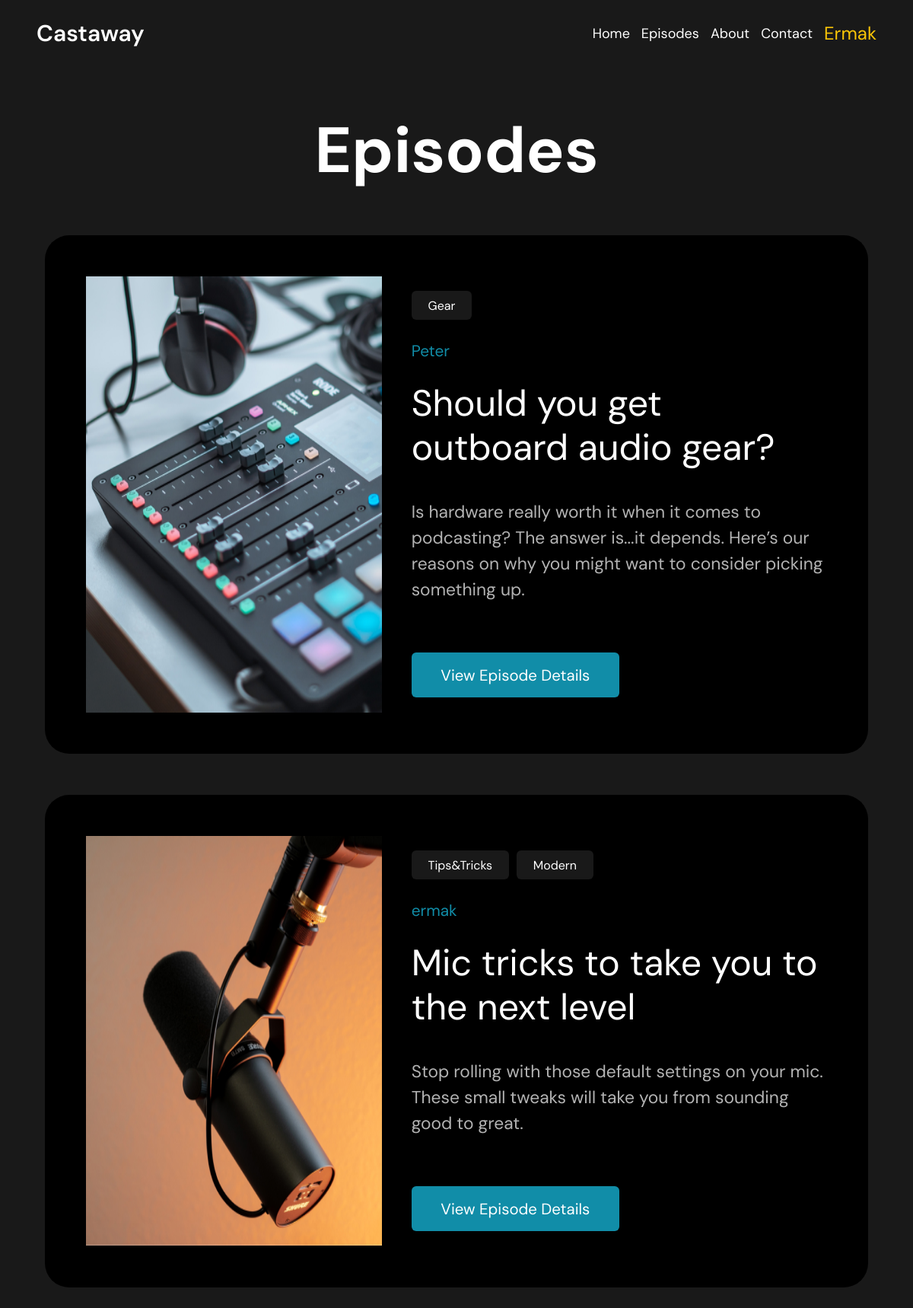
/episodes/ (signed in), run on the app's committed database.
### home/models.py (models this page shows, shortened)
class Episodes(models.Model):
    title = models.CharField(max_length=255)
    slug = models.SlugField(max_length=100, unique=True)
    description = models.CharField(max_length=200)
    content = models.TextField()
    image = models.ImageField()
    tags = models.ManyToManyField('Tags', related_name='tags')
    time_create = models.DateTimeField(auto_now_add=True)
    time_update = models.DateTimeField(auto_now=True)
    author = models.ForeignKey(User, on_delete=models.PROTECT)
    def get_absolute_url(self):
        return reverse('episodes_detail', kwargs={"episode_id": self.pk})
    class Meta:
        verbose_name_plural = 'Episodes'

class Tags(models.Model):
    name = models.CharField(max_length=50)
    slug = models.SlugField(max_length=50, unique=True)
    def get_absolute_url(self):
        return reverse('show_tags', kwargs={"tag_slug": self.slug})
    class Meta:
        verbose_name_plural = 'Tags'

### home/views.py (the view)
# urls.py: path('episodes/', views.show_episodes, name='show_episodes'),
def show_episodes(request):
    episodes = Episodes.objects.all()
    tags = Tags.objects.all()
    return render(request, 'episodes.html', {'episodes': episodes, 'tags': tags})

### home/templates/episodes.html (shortened to what this page needs)
{% extends 'base.html' %}
{% block content %}
<section class="section-2">
    <h1 class="section-2-header">Episodes</h1>
    <div class="episodes">
        <div class="episodes-content">
            {% for ep in episodes %}
            <div class="episodes-content-card">
                <img src="{{ ep.image.url }}" alt="">
                <div class="episodes-content-card-description">
                    <div class="section-2-tags">
                        {% for tag in ep.tags.all %}
                        <a href="{{ tag.get_absolute_url }}">{{ tag.name }}</a>
                        {% endfor %}
                    </div>
                    <p class="ep-num">{{ ep.author }}</p>
                    <h1>{{ ep.title|capfirst }}</h1>
                    <p class="ep-content">{{ ep.description }}</p>
                    <a class="get-absolute-url" href="{{ ep.get_absolute_url }}">
                        <button type="button">View Episode Details</button>
                    </a>
                </div>
            </div>
            {% endfor %}
        </div>
    </div>
</section>
{% endblock %}

### home/templates/base.html (shortened to what this page needs)
<!DOCTYPE html>
{% load static %}
<html lang="en">
<head>
    <link rel="stylesheet" href="{% static 'css/styles.css' %}">
</head>
<body>
<header>
    <div class="headline-menu">
        <a href="{% url 'index' %}" class="castaway">Castaway</a>
        <div class="links-to-main-pages">
            <a href="{% url 'index' %}">Home</a>
            <a href="{% url 'show_episodes' %}">Episodes</a>
            <a href="">About</a>
            <a href="">Contact</a>
            {% if request.user.is_authenticated %}
            <a class="profile-link user-profile-link" href="{% url 'profile' %}">{{ user.username|capfirst }}</a>
            {% else %}
            <a class="profile-link" href="{% url 'login' %}">Log in</a>
            {% endif %}
        </div>
    </div>
</header>
{% block content %}
{% endblock %}
</body>
</html>

### home/static/css/styles.css (style rules this page uses)
* { margin: 0; padding: 0; box-sizing: border-box; color: #fff; font-family: "DM Sans", serif; }
body { background-color: #191919; }
a { text-decoration: none; color: #fff; }
button { border: none; outline: none; align-self: center; padding: 1.5%; border-radius: 6px; display: inline-block; }
.headline-menu { padding: 2% 4%; display: flex; justify-content: space-between; align-content: center; }
.castaway { font-size: 30px; font-weight: 600; }
.links-to-main-pages { font-size: 1.5vw; display: flex; gap: 15px; justify-content: space-between; align-items: center; }
.links-to-main-pages a.profile-link { color: #fac507; }
.user-profile-link { font-size: 2vw; overflow: hidden; }
.section-2 { padding: 0 3% 5% 3%; }
.section-2-header { text-align: center; font-size: 7vw; padding: 5% 0 3% 0; }
.episodes-content { display: flex; flex-direction: column; padding: 2%; }
.episodes-content-card { padding: 5%; display: flex; background-color: #000; border-radius: 32px; margin-bottom: 5%; }
.episodes-content-card img { margin-right: 4%; }
.episodes-content-card-description { padding: 2% 0; }
.episodes-content-card-description h1 { margin: 5% 0 7% 0; font-weight: 400; line-height: 1.2em; font-size: 4vw; }
.episodes-content-card-description a { display: inline-block; text-align: center; border-radius: 6px; }
.episodes-content-card-description button { border-radius: 6px; display: inline-block; background-color: #118DA8; width: 50%; text-align: center; font-size: 1.7vw; }
.ep-num { color: #118DA8; font-size: 1.3em; }
.ep-content { max-width: 100%; opacity: 70%; overflow: scroll; max-height: 40%; font-size: 1.9vw; margin-bottom: 12%; line-height: 1.5em; }
.get-absolute-url { width: 50%; }
.get-absolute-url button { padding: 6% 1.5%; width: 100%; }
.section-2-tags { display: flex; flex-wrap: wrap; align-content: ; gap: 10px; margin-bottom: 5%; }
.section-2-tags a { margin: 0; padding: 1.5% 4%; background-color: #191919; }

### data on the page
Episodes: image (picture), author "Peter", title "Should you get outboard audio gear?", description "Is hardware really worth it when it comes to podcasting? The answer is...it depends. Here’s our reasons on why you might want to consider picking something up."
Tags: name "Gear"
Episodes: image (picture), author "ermak", title "Mic tricks to take you to the next level", description "Stop rolling with those default settings on your mic. These small tweaks will take you from sounding good to great."
Tags: name "Tips&Tricks"
Tags: name "Modern"

### other printed values
{{ user.username|capfirst }} "Ermak"
